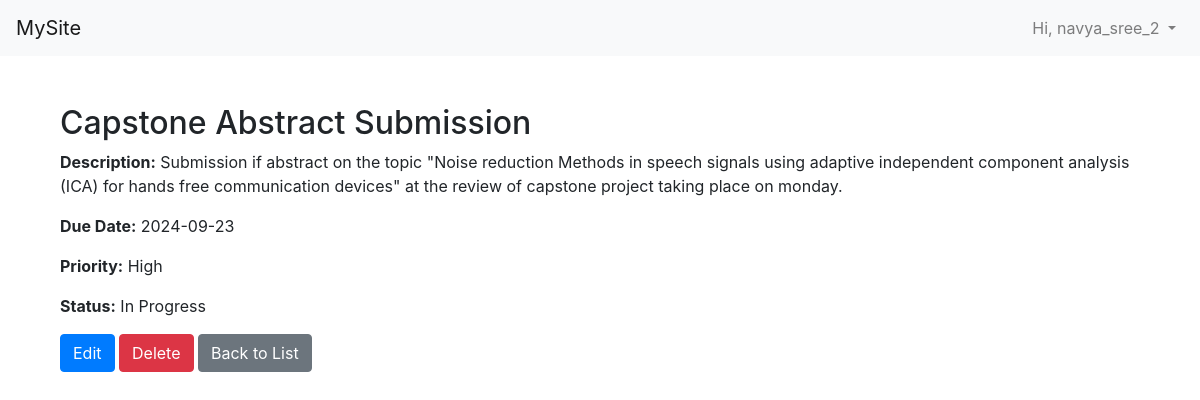
The page /tasks/2/ (signed in) on the database its author committed.
### tasks/models.py (models this page shows, shortened)
class Task(models.Model):
    PRIORITY_CHOICES = [
        ('L', 'Low'),
        ('M', 'Medium'),
        ('H', 'High'),
    ]
    STATUS_CHOICES = [
        ('P', 'Pending'),
        ('IP', 'In Progress'),
        ('C', 'Completed'),
    ]
    user = models.ForeignKey(User, on_delete=models.CASCADE)
    title = models.CharField(max_length=200)
    description = models.TextField(blank=True)
    due_date = models.DateField(null=True, blank=True)
    priority = models.CharField(max_length=1, choices=PRIORITY_CHOICES, default='M')
    status = models.CharField(max_length=2, choices=STATUS_CHOICES, default='P')
    category = models.ForeignKey(Category, null=True, on_delete=models.SET_NULL)
    created_at = models.DateTimeField(auto_now_add=True)

### tasks/views.py (the view)
# urls.py: path('tasks/<int:pk>/', views.task_detail, name='task_detail'),
@login_required
def task_detail(request, pk):
    task = get_object_or_404(Task, pk=pk, user=request.user)
    return render(request, 'tasks/task_detail.html', {'task': task})

### tasks/templates/tasks/task_detail.html (shortened to what this page needs)
{% extends 'dashboard.html' %}
{% block content %}
<div class="container mt-5">
    <h2>{{ task.title }}</h2>
    <p><strong>Description:</strong> {{ task.description }}</p>
    <p><strong>Due Date:</strong> {{ task.due_date|date:"Y-m-d" }}</p>
    <p><strong>Priority:</strong> {{ task.get_priority_display }}</p>
    <p><strong>Status:</strong> {{ task.get_status_display }}</p>
    <a href="{% url 'task_update' task.pk %}" class="btn btn-primary">Edit</a>
    <a href="{% url 'task_delete' task.pk %}" class="btn btn-danger">Delete</a>
    <a href="{% url 'task_list' %}" class="btn btn-secondary">Back to List</a>
</div>
{% endblock %}

### tasks/templates/dashboard.html (shortened to what this page needs)
<!DOCTYPE html>
<html lang="en">
<head>
    <link href="https://stackpath.bootstrapcdn.com/bootstrap/4.5.2/css/bootstrap.min.css" rel="stylesheet">
</head>
<body>
    <nav class="navbar navbar-expand-lg navbar-light bg-light">
        <a class="navbar-brand" href="{% url 'dashboard' %}">MySite</a>
        <div class="collapse navbar-collapse" id="navbarNav">
            <ul class="navbar-nav ml-auto">
                {% if user.is_authenticated %}
                    <li class="nav-item dropdown">
                        <a class="nav-link dropdown-toggle" href="#" id="navbarDropdown" role="button" data-toggle="dropdown" aria-haspopup="true" aria-expanded="false">
                            Hi, {{ user.username }}
                        </a>
                    </li>
                {% endif %}
            </ul>
        </div>
    </nav>
    <div class="container mt-3">
        {% block content %}
        {% endblock %}
    </div>
</body>
</html>

### rows shown on the page
Task: title "Capstone Abstract Submission", description "Submission if abstract on the topic \"Noise reduction Methods in speech signals using adaptive independent component analysis (ICA) for hands free communication devices\" at the review of capstone project taking place on monday.", due_date "2024-09-23", priority "High", status "In Progress"

### other values the page prints
{{ user.username }} "navya_sree_2"
